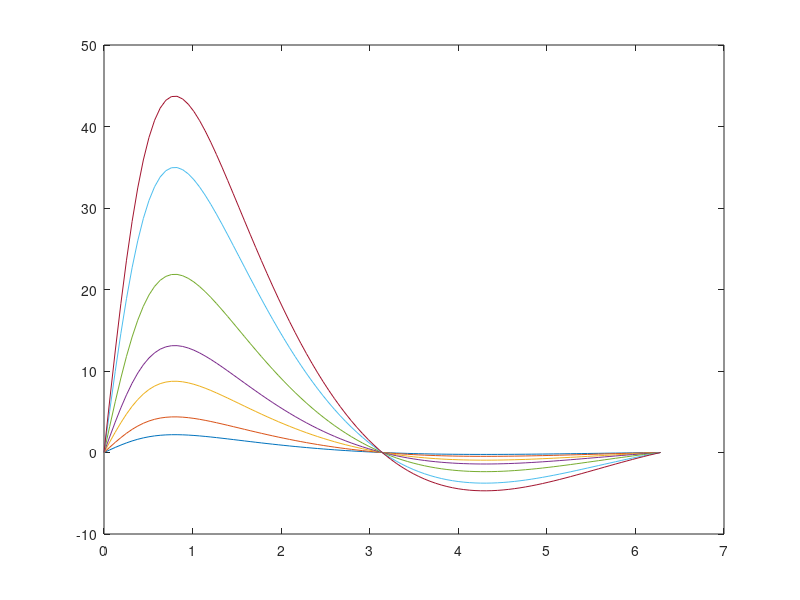

This chart was generated by the following MATLAB code:
x = linspace(0, 2*pi)
gain = [5, 10, 20, 30, 50, 80, 100]
temp = sin(x)./(x.*x + 1);
for i = 1:7
    y = gain(i) * temp;
    plot(x, y)
    hold on
end